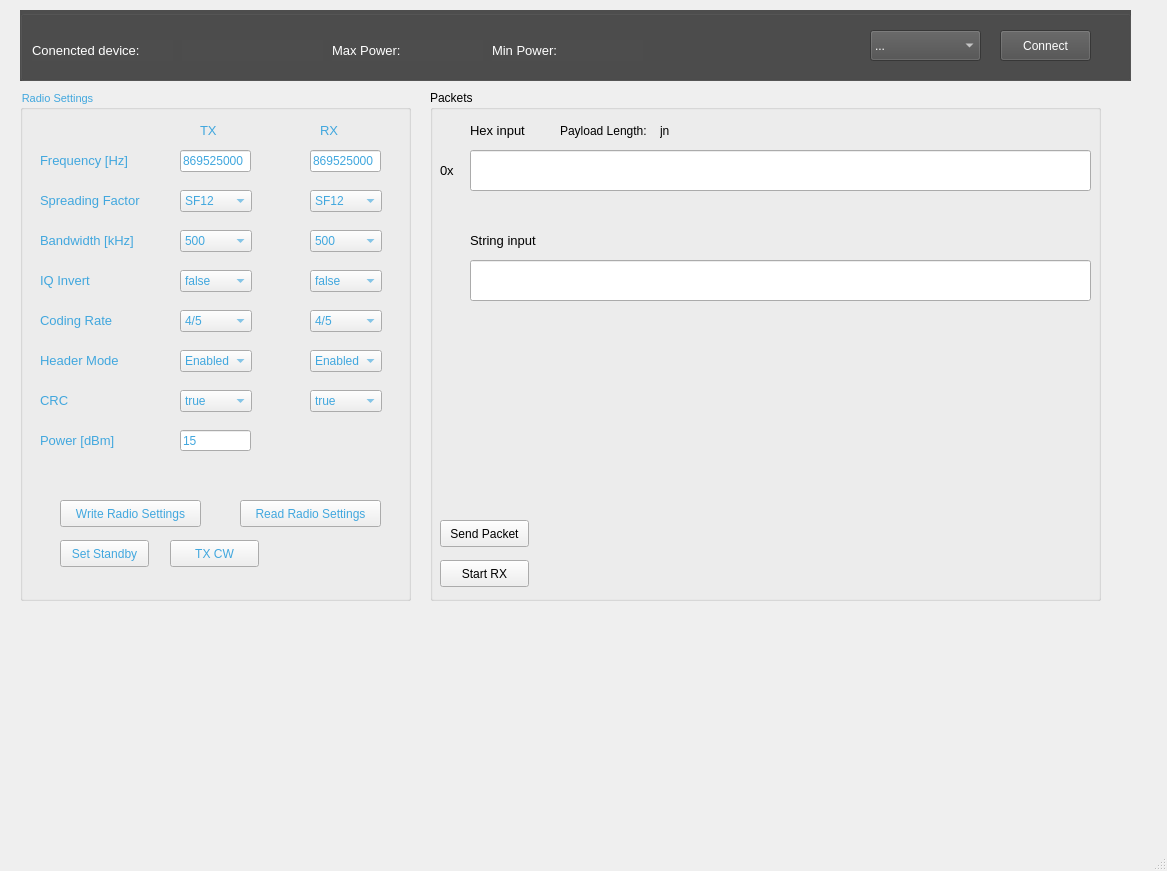
<?xml version="1.0" encoding="UTF-8"?>
<ui version="4.0">
 <class>MainWindow</class>
 <widget class="QMainWindow" name="MainWindow">
  <property name="geometry">
   <rect>
    <x>0</x>
    <y>0</y>
    <width>1167</width>
    <height>871</height>
   </rect>
  </property>
  <property name="windowTitle">
   <string>LoRa Transciever</string>
  </property>
  <property name="styleSheet">
   <string notr="true"/>
  </property>
  <widget class="QWidget" name="centralwidget">
   <widget class="QGroupBox" name="groupBox">
    <property name="geometry">
     <rect>
      <x>20</x>
      <y>90</y>
      <width>391</width>
      <height>511</height>
     </rect>
    </property>
    <property name="font">
     <font>
      <pointsize>8</pointsize>
      <weight>50</weight>
      <bold>false</bold>
      <kerning>true</kerning>
     </font>
    </property>
    <property name="toolTip">
     <string>&lt;html&gt;&lt;head/&gt;&lt;body&gt;&lt;pre style=&quot;-qt-paragraph-type:empty; margin-top:0px; margin-bottom:0px; margin-left:0px; margin-right:0px; -qt-block-indent:0; text-indent:0px; line-height:130.769%; font-family:'Courier New';&quot;&gt;&lt;br/&gt;&lt;/pre&gt;&lt;/body&gt;&lt;/html&gt;</string>
    </property>
    <property name="autoFillBackground">
     <bool>false</bool>
    </property>
    <property name="styleSheet">
     <string notr="true">color: rgb(65, 167, 222);</string>
    </property>
    <property name="title">
     <string>Radio Settings</string>
    </property>
    <widget class="QLineEdit" name="leTXPower">
     <property name="geometry">
      <rect>
       <x>160</x>
       <y>340</y>
       <width>71</width>
       <height>21</height>
      </rect>
     </property>
     <property name="text">
      <string>15</string>
     </property>
    </widget>
    <widget class="QComboBox" name="cbTXCrc">
     <property name="geometry">
      <rect>
       <x>160</x>
       <y>300</y>
       <width>72</width>
       <height>22</height>
      </rect>
     </property>
     <item>
      <property name="text">
       <string>true</string>
      </property>
     </item>
     <item>
      <property name="text">
       <string>false</string>
      </property>
     </item>
    </widget>
    <widget class="QComboBox" name="cbRXIQ">
     <property name="geometry">
      <rect>
       <x>290</x>
       <y>180</y>
       <width>72</width>
       <height>22</height>
      </rect>
     </property>
     <item>
      <property name="text">
       <string>false</string>
      </property>
     </item>
     <item>
      <property name="text">
       <string>true</string>
      </property>
     </item>
    </widget>
    <widget class="QLabel" name="label_2">
     <property name="geometry">
      <rect>
       <x>20</x>
       <y>50</y>
       <width>141</width>
       <height>41</height>
      </rect>
     </property>
     <property name="font">
      <font>
       <pointsize>10</pointsize>
       <weight>50</weight>
       <bold>false</bold>
       <kerning>true</kerning>
      </font>
     </property>
     <property name="lineWidth">
      <number>2</number>
     </property>
     <property name="text">
      <string>Frequency [Hz]</string>
     </property>
    </widget>
    <widget class="QLabel" name="label_7">
     <property name="geometry">
      <rect>
       <x>20</x>
       <y>250</y>
       <width>141</width>
       <height>41</height>
      </rect>
     </property>
     <property name="font">
      <font>
       <pointsize>10</pointsize>
       <weight>50</weight>
       <bold>false</bold>
       <kerning>true</kerning>
      </font>
     </property>
     <property name="lineWidth">
      <number>2</number>
     </property>
     <property name="text">
      <string>Header Mode</string>
     </property>
    </widget>
    <widget class="QLabel" name="label_3">
     <property name="geometry">
      <rect>
       <x>20</x>
       <y>90</y>
       <width>141</width>
       <height>41</height>
      </rect>
     </property>
     <property name="font">
      <font>
       <pointsize>10</pointsize>
       <weight>50</weight>
       <bold>false</bold>
       <kerning>true</kerning>
      </font>
     </property>
     <property name="lineWidth">
      <number>2</number>
     </property>
     <property name="text">
      <string>Spreading Factor</string>
     </property>
    </widget>
    <widget class="QLineEdit" name="leRXFreq">
     <property name="geometry">
      <rect>
       <x>290</x>
       <y>60</y>
       <width>71</width>
       <height>22</height>
      </rect>
     </property>
     <property name="text">
      <string>869525000</string>
     </property>
    </widget>
    <widget class="QComboBox" name="cbRXCR">
     <property name="geometry">
      <rect>
       <x>290</x>
       <y>220</y>
       <width>72</width>
       <height>22</height>
      </rect>
     </property>
     <item>
      <property name="text">
       <string>4/5</string>
      </property>
     </item>
     <item>
      <property name="text">
       <string>4/6</string>
      </property>
     </item>
     <item>
      <property name="text">
       <string>4/7</string>
      </property>
     </item>
     <item>
      <property name="text">
       <string>4/8</string>
      </property>
     </item>
    </widget>
    <widget class="QComboBox" name="cbTXHeader">
     <property name="geometry">
      <rect>
       <x>160</x>
       <y>260</y>
       <width>72</width>
       <height>22</height>
      </rect>
     </property>
     <item>
      <property name="text">
       <string>Enabled</string>
      </property>
     </item>
     <item>
      <property name="text">
       <string>Disabled</string>
      </property>
     </item>
    </widget>
    <widget class="QLabel" name="label_4">
     <property name="geometry">
      <rect>
       <x>20</x>
       <y>130</y>
       <width>141</width>
       <height>41</height>
      </rect>
     </property>
     <property name="font">
      <font>
       <pointsize>10</pointsize>
       <weight>50</weight>
       <bold>false</bold>
       <kerning>true</kerning>
      </font>
     </property>
     <property name="lineWidth">
      <number>2</number>
     </property>
     <property name="text">
      <string>Bandwidth [kHz]</string>
     </property>
    </widget>
    <widget class="QComboBox" name="cbRXCrc">
     <property name="geometry">
      <rect>
       <x>290</x>
       <y>300</y>
       <width>72</width>
       <height>22</height>
      </rect>
     </property>
     <item>
      <property name="text">
       <string>true</string>
      </property>
     </item>
     <item>
      <property name="text">
       <string>false</string>
      </property>
     </item>
    </widget>
    <widget class="QLabel" name="label_9">
     <property name="geometry">
      <rect>
       <x>300</x>
       <y>30</y>
       <width>41</width>
       <height>21</height>
      </rect>
     </property>
     <property name="font">
      <font>
       <pointsize>10</pointsize>
       <weight>50</weight>
       <bold>false</bold>
       <kerning>true</kerning>
      </font>
     </property>
     <property name="lineWidth">
      <number>2</number>
     </property>
     <property name="text">
      <string>RX</string>
     </property>
    </widget>
    <widget class="QPushButton" name="buttonWriteRadio">
     <property name="geometry">
      <rect>
       <x>40</x>
       <y>410</y>
       <width>141</width>
       <height>27</height>
      </rect>
     </property>
     <property name="text">
      <string>Write Radio Settings</string>
     </property>
    </widget>
    <widget class="QComboBox" name="cbRXSF">
     <property name="geometry">
      <rect>
       <x>290</x>
       <y>100</y>
       <width>72</width>
       <height>22</height>
      </rect>
     </property>
     <item>
      <property name="text">
       <string>SF12</string>
      </property>
     </item>
     <item>
      <property name="text">
       <string>SF11</string>
      </property>
     </item>
     <item>
      <property name="text">
       <string>SF10</string>
      </property>
     </item>
     <item>
      <property name="text">
       <string>SF9</string>
      </property>
     </item>
     <item>
      <property name="text">
       <string>SF8</string>
      </property>
     </item>
     <item>
      <property name="text">
       <string>SF7</string>
      </property>
     </item>
     <item>
      <property name="text">
       <string>SF6</string>
      </property>
     </item>
     <item>
      <property name="text">
       <string>SF5</string>
      </property>
     </item>
    </widget>
    <widget class="QLabel" name="label_11">
     <property name="geometry">
      <rect>
       <x>20</x>
       <y>330</y>
       <width>141</width>
       <height>41</height>
      </rect>
     </property>
     <property name="font">
      <font>
       <pointsize>10</pointsize>
       <weight>50</weight>
       <bold>false</bold>
       <kerning>true</kerning>
      </font>
     </property>
     <property name="lineWidth">
      <number>2</number>
     </property>
     <property name="text">
      <string>Power [dBm]</string>
     </property>
    </widget>
    <widget class="QLabel" name="label_8">
     <property name="geometry">
      <rect>
       <x>180</x>
       <y>30</y>
       <width>41</width>
       <height>21</height>
      </rect>
     </property>
     <property name="font">
      <font>
       <pointsize>10</pointsize>
       <weight>50</weight>
       <bold>false</bold>
       <kerning>true</kerning>
      </font>
     </property>
     <property name="lineWidth">
      <number>2</number>
     </property>
     <property name="text">
      <string>TX</string>
     </property>
    </widget>
    <widget class="QLineEdit" name="leTXFreq">
     <property name="geometry">
      <rect>
       <x>160</x>
       <y>60</y>
       <width>71</width>
       <height>22</height>
      </rect>
     </property>
     <property name="text">
      <string>869525000</string>
     </property>
    </widget>
    <widget class="QComboBox" name="cbTXBW">
     <property name="geometry">
      <rect>
       <x>160</x>
       <y>140</y>
       <width>72</width>
       <height>22</height>
      </rect>
     </property>
     <item>
      <property name="text">
       <string>500</string>
      </property>
     </item>
     <item>
      <property name="text">
       <string>250</string>
      </property>
     </item>
     <item>
      <property name="text">
       <string>125</string>
      </property>
     </item>
     <item>
      <property name="text">
       <string>62.5</string>
      </property>
     </item>
     <item>
      <property name="text">
       <string>31.25</string>
      </property>
     </item>
     <item>
      <property name="text">
       <string>20.83</string>
      </property>
     </item>
     <item>
      <property name="text">
       <string>15.63</string>
      </property>
     </item>
     <item>
      <property name="text">
       <string>10.42</string>
      </property>
     </item>
     <item>
      <property name="text">
       <string>7.81</string>
      </property>
     </item>
    </widget>
    <widget class="QComboBox" name="cbTXIQ">
     <property name="geometry">
      <rect>
       <x>160</x>
       <y>180</y>
       <width>72</width>
       <height>22</height>
      </rect>
     </property>
     <item>
      <property name="text">
       <string>false</string>
      </property>
     </item>
     <item>
      <property name="text">
       <string>true</string>
      </property>
     </item>
    </widget>
    <widget class="QLabel" name="label_5">
     <property name="geometry">
      <rect>
       <x>20</x>
       <y>210</y>
       <width>141</width>
       <height>41</height>
      </rect>
     </property>
     <property name="font">
      <font>
       <pointsize>10</pointsize>
       <weight>50</weight>
       <bold>false</bold>
       <kerning>true</kerning>
      </font>
     </property>
     <property name="lineWidth">
      <number>2</number>
     </property>
     <property name="text">
      <string>Coding Rate</string>
     </property>
    </widget>
    <widget class="QComboBox" name="cbRXBW">
     <property name="geometry">
      <rect>
       <x>290</x>
       <y>140</y>
       <width>72</width>
       <height>22</height>
      </rect>
     </property>
     <item>
      <property name="text">
       <string>500</string>
      </property>
     </item>
     <item>
      <property name="text">
       <string>250</string>
      </property>
     </item>
     <item>
      <property name="text">
       <string>125</string>
      </property>
     </item>
     <item>
      <property name="text">
       <string>62.5</string>
      </property>
     </item>
     <item>
      <property name="text">
       <string>31.25</string>
      </property>
     </item>
     <item>
      <property name="text">
       <string>20.83</string>
      </property>
     </item>
     <item>
      <property name="text">
       <string>15.63</string>
      </property>
     </item>
     <item>
      <property name="text">
       <string>10.42</string>
      </property>
     </item>
     <item>
      <property name="text">
       <string>7.81</string>
      </property>
     </item>
    </widget>
    <widget class="QPushButton" name="buttonReadRadio">
     <property name="geometry">
      <rect>
       <x>220</x>
       <y>410</y>
       <width>141</width>
       <height>27</height>
      </rect>
     </property>
     <property name="text">
      <string>Read Radio Settings</string>
     </property>
    </widget>
    <widget class="QLabel" name="label_6">
     <property name="geometry">
      <rect>
       <x>20</x>
       <y>170</y>
       <width>141</width>
       <height>41</height>
      </rect>
     </property>
     <property name="font">
      <font>
       <pointsize>10</pointsize>
       <weight>50</weight>
       <bold>false</bold>
       <kerning>true</kerning>
      </font>
     </property>
     <property name="lineWidth">
      <number>2</number>
     </property>
     <property name="text">
      <string>IQ Invert</string>
     </property>
    </widget>
    <widget class="QComboBox" name="cbTXSF">
     <property name="geometry">
      <rect>
       <x>160</x>
       <y>100</y>
       <width>72</width>
       <height>22</height>
      </rect>
     </property>
     <item>
      <property name="text">
       <string>SF12</string>
      </property>
     </item>
     <item>
      <property name="text">
       <string>SF11</string>
      </property>
     </item>
     <item>
      <property name="text">
       <string>SF10</string>
      </property>
     </item>
     <item>
      <property name="text">
       <string>SF9</string>
      </property>
     </item>
     <item>
      <property name="text">
       <string>SF8</string>
      </property>
     </item>
     <item>
      <property name="text">
       <string>SF7</string>
      </property>
     </item>
     <item>
      <property name="text">
       <string>SF6</string>
      </property>
     </item>
     <item>
      <property name="text">
       <string>SF5</string>
      </property>
     </item>
    </widget>
    <widget class="QComboBox" name="cbTXCR">
     <property name="geometry">
      <rect>
       <x>160</x>
       <y>220</y>
       <width>72</width>
       <height>22</height>
      </rect>
     </property>
     <item>
      <property name="text">
       <string>4/5</string>
      </property>
     </item>
     <item>
      <property name="text">
       <string>4/6</string>
      </property>
     </item>
     <item>
      <property name="text">
       <string>4/7</string>
      </property>
     </item>
     <item>
      <property name="text">
       <string>4/8</string>
      </property>
     </item>
    </widget>
    <widget class="QLabel" name="label_10">
     <property name="geometry">
      <rect>
       <x>20</x>
       <y>290</y>
       <width>141</width>
       <height>41</height>
      </rect>
     </property>
     <property name="font">
      <font>
       <pointsize>10</pointsize>
       <weight>50</weight>
       <bold>false</bold>
       <kerning>true</kerning>
      </font>
     </property>
     <property name="lineWidth">
      <number>2</number>
     </property>
     <property name="text">
      <string>CRC</string>
     </property>
    </widget>
    <widget class="QComboBox" name="cbRXHeader">
     <property name="geometry">
      <rect>
       <x>290</x>
       <y>260</y>
       <width>72</width>
       <height>22</height>
      </rect>
     </property>
     <item>
      <property name="text">
       <string>Enabled</string>
      </property>
     </item>
     <item>
      <property name="text">
       <string>Disabled</string>
      </property>
     </item>
    </widget>
    <widget class="QPushButton" name="btnStandby">
     <property name="geometry">
      <rect>
       <x>40</x>
       <y>450</y>
       <width>89</width>
       <height>27</height>
      </rect>
     </property>
     <property name="text">
      <string>Set Standby</string>
     </property>
    </widget>
    <widget class="QPushButton" name="btnTXCW">
     <property name="geometry">
      <rect>
       <x>150</x>
       <y>450</y>
       <width>89</width>
       <height>27</height>
      </rect>
     </property>
     <property name="text">
      <string>TX CW</string>
     </property>
    </widget>
   </widget>
   <widget class="QGroupBox" name="groupBox_2">
    <property name="geometry">
     <rect>
      <x>430</x>
      <y>90</y>
      <width>671</width>
      <height>511</height>
     </rect>
    </property>
    <property name="title">
     <string>Packets</string>
    </property>
    <widget class="QPushButton" name="pushButton_6">
     <property name="geometry">
      <rect>
       <x>10</x>
       <y>430</y>
       <width>89</width>
       <height>27</height>
      </rect>
     </property>
     <property name="text">
      <string>Send Packet</string>
     </property>
    </widget>
    <widget class="QPushButton" name="pushButton_4">
     <property name="geometry">
      <rect>
       <x>10</x>
       <y>470</y>
       <width>89</width>
       <height>27</height>
      </rect>
     </property>
     <property name="text">
      <string>Start RX</string>
     </property>
    </widget>
    <widget class="QLineEdit" name="leHexInput">
     <property name="geometry">
      <rect>
       <x>40</x>
       <y>60</y>
       <width>621</width>
       <height>41</height>
      </rect>
     </property>
     <property name="font">
      <font>
       <pointsize>8</pointsize>
      </font>
     </property>
     <property name="text">
      <string/>
     </property>
    </widget>
    <widget class="QLabel" name="label">
     <property name="geometry">
      <rect>
       <x>40</x>
       <y>30</y>
       <width>111</width>
       <height>21</height>
      </rect>
     </property>
     <property name="font">
      <font>
       <pointsize>10</pointsize>
      </font>
     </property>
     <property name="text">
      <string>Hex input</string>
     </property>
    </widget>
    <widget class="QLineEdit" name="leStringInput">
     <property name="geometry">
      <rect>
       <x>40</x>
       <y>170</y>
       <width>621</width>
       <height>41</height>
      </rect>
     </property>
     <property name="text">
      <string/>
     </property>
    </widget>
    <widget class="QLabel" name="label_12">
     <property name="geometry">
      <rect>
       <x>40</x>
       <y>140</y>
       <width>111</width>
       <height>21</height>
      </rect>
     </property>
     <property name="font">
      <font>
       <pointsize>10</pointsize>
      </font>
     </property>
     <property name="text">
      <string>String input</string>
     </property>
    </widget>
    <widget class="QLabel" name="label_13">
     <property name="geometry">
      <rect>
       <x>10</x>
       <y>70</y>
       <width>21</width>
       <height>21</height>
      </rect>
     </property>
     <property name="font">
      <font>
       <pointsize>10</pointsize>
      </font>
     </property>
     <property name="text">
      <string>0x</string>
     </property>
    </widget>
    <widget class="QLabel" name="label_14">
     <property name="geometry">
      <rect>
       <x>130</x>
       <y>30</y>
       <width>101</width>
       <height>21</height>
      </rect>
     </property>
     <property name="text">
      <string>Payload Length:</string>
     </property>
    </widget>
    <widget class="QLabel" name="lblLenPacket">
     <property name="geometry">
      <rect>
       <x>230</x>
       <y>30</y>
       <width>51</width>
       <height>21</height>
      </rect>
     </property>
     <property name="text">
      <string>jn</string>
     </property>
    </widget>
   </widget>
   <widget class="QGroupBox" name="groupBox_3">
    <property name="geometry">
     <rect>
      <x>20</x>
      <y>10</y>
      <width>1111</width>
      <height>71</height>
     </rect>
    </property>
    <property name="font">
     <font>
      <strikeout>false</strikeout>
     </font>
    </property>
    <property name="styleSheet">
     <string notr="true">background-color: rgb(77, 77, 77);
border-color: qlineargradient(spread:pad, x1:0, y1:0, x2:1, y2:0, stop:0 rgba(0, 0, 0, 255), stop:1 rgba(255, 255, 255, 255));
color: white;


</string>
    </property>
    <property name="title">
     <string/>
    </property>
    <widget class="QPushButton" name="btnComConnect">
     <property name="geometry">
      <rect>
       <x>980</x>
       <y>20</y>
       <width>91</width>
       <height>31</height>
      </rect>
     </property>
     <property name="text">
      <string>Connect</string>
     </property>
    </widget>
    <widget class="QLabel" name="lblMinPower">
     <property name="geometry">
      <rect>
       <x>472</x>
       <y>30</y>
       <width>91</width>
       <height>21</height>
      </rect>
     </property>
     <property name="font">
      <font>
       <pointsize>10</pointsize>
      </font>
     </property>
     <property name="text">
      <string>Min Power:</string>
     </property>
    </widget>
    <widget class="QLabel" name="lblMaxPower">
     <property name="geometry">
      <rect>
       <x>312</x>
       <y>30</y>
       <width>91</width>
       <height>21</height>
      </rect>
     </property>
     <property name="font">
      <font>
       <pointsize>10</pointsize>
      </font>
     </property>
     <property name="text">
      <string>Max Power:</string>
     </property>
    </widget>
    <widget class="QLabel" name="lblMinPowerV">
     <property name="geometry">
      <rect>
       <x>562</x>
       <y>30</y>
       <width>61</width>
       <height>21</height>
      </rect>
     </property>
     <property name="font">
      <font>
       <family>Segoe Print</family>
       <pointsize>10</pointsize>
      </font>
     </property>
     <property name="text">
      <string/>
     </property>
    </widget>
    <widget class="QComboBox" name="comboBox">
     <property name="geometry">
      <rect>
       <x>850</x>
       <y>20</y>
       <width>111</width>
       <height>31</height>
      </rect>
     </property>
     <item>
      <property name="text">
       <string>...</string>
      </property>
     </item>
    </widget>
    <widget class="QLabel" name="lblDev">
     <property name="geometry">
      <rect>
       <x>12</x>
       <y>30</y>
       <width>141</width>
       <height>21</height>
      </rect>
     </property>
     <property name="font">
      <font>
       <pointsize>10</pointsize>
      </font>
     </property>
     <property name="text">
      <string>Conencted device:</string>
     </property>
    </widget>
    <widget class="QLabel" name="lblMaxPowerV">
     <property name="geometry">
      <rect>
       <x>402</x>
       <y>30</y>
       <width>61</width>
       <height>21</height>
      </rect>
     </property>
     <property name="font">
      <font>
       <family>Segoe Print</family>
       <pointsize>10</pointsize>
      </font>
     </property>
     <property name="text">
      <string/>
     </property>
    </widget>
    <widget class="QLabel" name="lblDevName">
     <property name="geometry">
      <rect>
       <x>162</x>
       <y>30</y>
       <width>141</width>
       <height>21</height>
      </rect>
     </property>
     <property name="font">
      <font>
       <family>Segoe Print</family>
       <pointsize>10</pointsize>
      </font>
     </property>
     <property name="text">
      <string/>
     </property>
    </widget>
   </widget>
  </widget>
  <widget class="QMenuBar" name="menubar">
   <property name="geometry">
    <rect>
     <x>0</x>
     <y>0</y>
     <width>1167</width>
     <height>25</height>
    </rect>
   </property>
  </widget>
  <widget class="QStatusBar" name="statusbar"/>
 </widget>
 <resources/>
 <connections/>
</ui>
